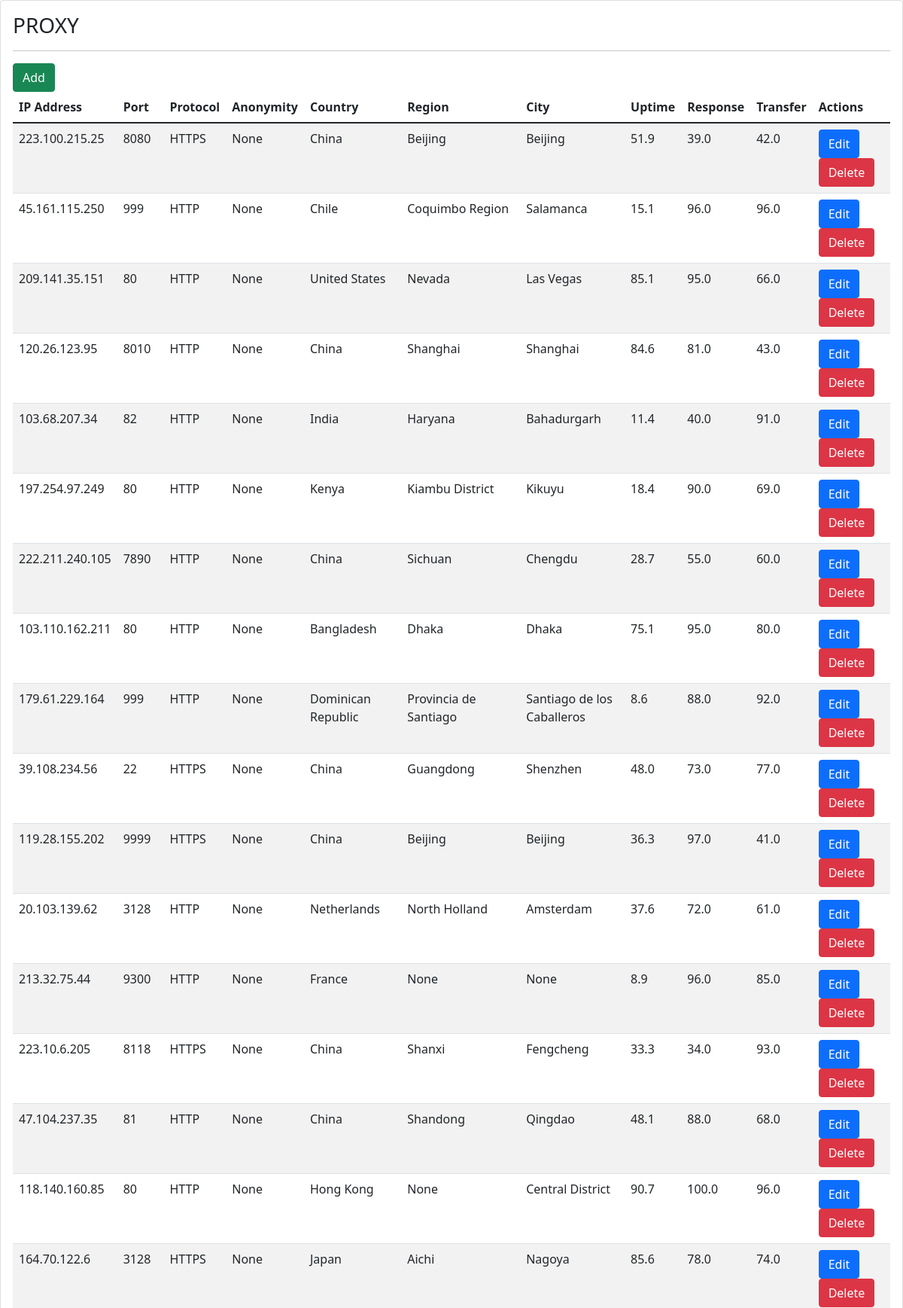
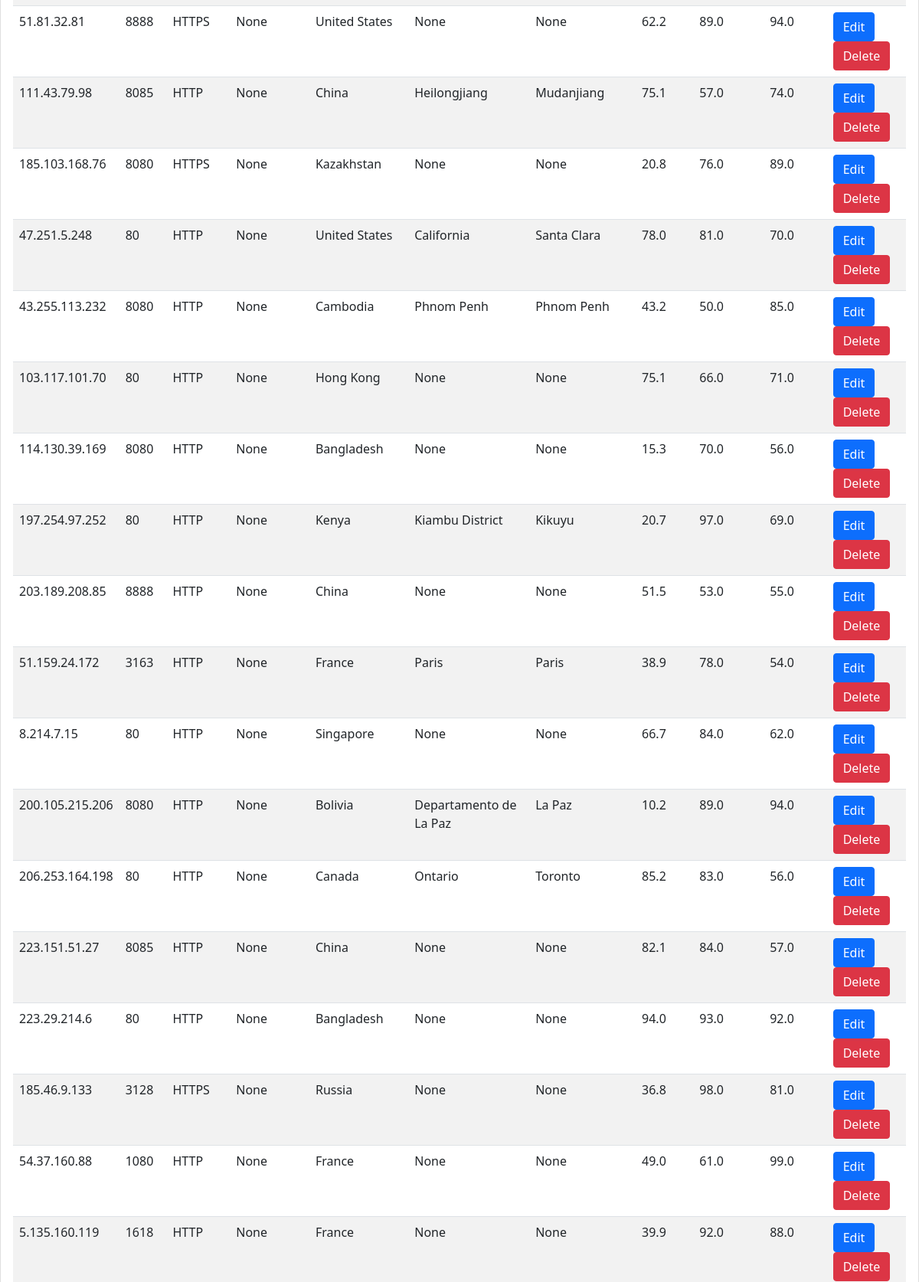
The page / (upper part) on the database its author committed (2 pictures, top to bottom).
### app/models.py (models this page shows)
class Proxylist(models.Model):
    ip_address = models.CharField(max_length=255)
    port = models.IntegerField(blank=True, null=True)
    protocol = models.CharField(max_length=255, blank=True, null=True)
    anonymity = models.CharField(max_length=255, blank=True, null=True)
    country = models.CharField(max_length=255, blank=True, null=True)
    region = models.CharField(max_length=255, blank=True, null=True)
    city = models.CharField(max_length=255, blank=True, null=True)
    uptime = models.FloatField(blank=True, null=True)
    response = models.FloatField(blank=True, null=True)
    transfer = models.FloatField(blank=True, null=True)

### app/views.py (the view)
# urls.py: path('', views.home, name='home'),
def home(request):
    proxyslist = Proxylist.objects.all()
    context = {
        'proxylist' : proxyslist
    }
    return render(request, 'child/home.html', context)

### app/templates/child/home.html
{% extends 'base.html' %}
{% block content %}
<div class="card">
     <div class="card-body">
         <h3>PROXY</h3>
         <hr>
         <a class="btn btn-success" href = "{% url 'addproxy' %}"> Add </a>
         <table class="table table-striped">
            <thead>
                <tr>
                    <th> IP Address </th>
                    <th> Port </th>
                    <th> Protocol </th>
                    <th> Anonymity </th>
                    <th> Country </th>
                    <th> Region </th>
                    <th> City </th>
                    <th> Uptime </th>
                    <th> Response </th>
                    <th> Transfer </th>
                    <th> Actions</th>
                </tr>
            </thead>
            <tbody>
                {% for proxy in proxylist %}
                    <tr>
                        <td>{{ proxy.ip_address }}</td>
                        <td>{{ proxy.port }}</td>
                        <td>{{ proxy.protocol }}</td>
                        <td>{{ proxy.anonymity }}</td>
                        <td>{{ proxy.country }}</td>
                        <td>{{ proxy.region }}</td>
                        <td>{{ proxy.city }}</td>
                        <td>{{ proxy.uptime }}</td>
                        <td>{{ proxy.response }}</td>
                        <td>{{ proxy.transfer }}</td>
                        <td>
                            <a class="btn btn-primary" href="{% url 'editproxy' proxy.id %}">Edit</a>
                            <a class="btn btn-danger" href="{% url 'deleteproxy' proxy.id %}" onclick="return confirm('Are you sure you want to delete this item?')" >Delete</a>
                        </td>
                    </tr>
                {% endfor %}
            </tbody>
         </table>
     </div>
</div>
{% endblock content %}

### app/templates/base.html (shortened to what this page needs)
<!DOCTYPE html>
<html lang="pt-br">
<head>
    <link href="https://cdn.jsdelivr.net/npm/bootstrap@5.1.3/dist/css/bootstrap.min.css" rel="stylesheet">
</head>
<body>
    {% block content %}{% endblock content %}
</body>
</html>

### rows shown on the page
Proxylist: ip_address "223.100.215.25", port "8080", protocol "HTTPS", anonymity "None", country "China", region "Beijing", city "Beijing", uptime "51.9", response "39.0", transfer "42.0"
Proxylist: ip_address "45.161.115.250", port "999", protocol "HTTP", anonymity "None", country "Chile", region "Coquimbo Region", city "Salamanca", uptime "15.1", response "96.0", transfer "96.0"
Proxylist: ip_address "209.141.35.151", port "80", protocol "HTTP", anonymity "None", country "United States", region "Nevada", city "Las Vegas", uptime "85.1", response "95.0", transfer "66.0"
Proxylist: ip_address "120.26.123.95", port "8010", protocol "HTTP", anonymity "None", country "China", region "Shanghai", city "Shanghai", uptime "84.6", response "81.0", transfer "43.0"
Proxylist: ip_address "103.68.207.34", port "82", protocol "HTTP", anonymity "None", country "India", region "Haryana", city "Bahadurgarh", uptime "11.4", response "40.0", transfer "91.0"
Proxylist: ip_address "197.254.97.249", port "80", protocol "HTTP", anonymity "None", country "Kenya", region "Kiambu District", city "Kikuyu", uptime "18.4", response "90.0", transfer "69.0"
Proxylist: ip_address "222.211.240.105", port "7890", protocol "HTTP", anonymity "None", country "China", region "Sichuan", city "Chengdu", uptime "28.7", response "55.0", transfer "60.0"
Proxylist: ip_address "103.110.162.211", port "80", protocol "HTTP", anonymity "None", country "Bangladesh", region "Dhaka", city "Dhaka", uptime "75.1", response "95.0", transfer "80.0"
Proxylist: ip_address "179.61.229.164", port "999", protocol "HTTP", anonymity "None", country "Dominican Republic", region "Provincia de Santiago", city "Santiago de los Caballeros", uptime "8.6", response "88.0", transfer "92.0"
Proxylist: ip_address "39.108.234.56", port "22", protocol "HTTPS", anonymity "None", country "China", region "Guangdong", city "Shenzhen", uptime "48.0", response "73.0", transfer "77.0"
Proxylist: ip_address "119.28.155.202", port "9999", protocol "HTTPS", anonymity "None", country "China", region "Beijing", city "Beijing", uptime "36.3", response "97.0", transfer "41.0"
Proxylist: ip_address "20.103.139.62", port "3128", protocol "HTTP", anonymity "None", country "Netherlands", region "North Holland", city "Amsterdam", uptime "37.6", response "72.0", transfer "61.0"
Proxylist: ip_address "213.32.75.44", port "9300", protocol "HTTP", anonymity "None", country "France", region "None", city "None", uptime "8.9", response "96.0", transfer "85.0"
Proxylist: ip_address "223.10.6.205", port "8118", protocol "HTTPS", anonymity "None", country "China", region "Shanxi", city "Fengcheng", uptime "33.3", response "34.0", transfer "93.0"
Proxylist: ip_address "47.104.237.35", port "81", protocol "HTTP", anonymity "None", country "China", region "Shandong", city "Qingdao", uptime "48.1", response "88.0", transfer "68.0"
Proxylist: ip_address "118.140.160.85", port "80", protocol "HTTP", anonymity "None", country "Hong Kong", region "None", city "Central District", uptime "90.7", response "100.0", transfer "96.0"
Proxylist: ip_address "164.70.122.6", port "3128", protocol "HTTPS", anonymity "None", country "Japan", region "Aichi", city "Nagoya", uptime "85.6", response "78.0", transfer "74.0"
Proxylist: ip_address "51.81.32.81", port "8888", protocol "HTTPS", anonymity "None", country "United States", region "None", city "None", uptime "62.2", response "89.0", transfer "94.0"
Proxylist: ip_address "111.43.79.98", port "8085", protocol "HTTP", anonymity "None", country "China", region "Heilongjiang", city "Mudanjiang", uptime "75.1", response "57.0", transfer "74.0"
Proxylist: ip_address "185.103.168.76", port "8080", protocol "HTTPS", anonymity "None", country "Kazakhstan", region "None", city "None", uptime "20.8", response "76.0", transfer "89.0"
Proxylist: ip_address "47.251.5.248", port "80", protocol "HTTP", anonymity "None", country "United States", region "California", city "Santa Clara", uptime "78.0", response "81.0", transfer "70.0"
Proxylist: ip_address "43.255.113.232", port "8080", protocol "HTTP", anonymity "None", country "Cambodia", region "Phnom Penh", city "Phnom Penh", uptime "43.2", response "50.0", transfer "85.0"
Proxylist: ip_address "103.117.101.70", port "80", protocol "HTTP", anonymity "None", country "Hong Kong", region "None", city "None", uptime "75.1", response "66.0", transfer "71.0"
Proxylist: ip_address "114.130.39.169", port "8080", protocol "HTTP", anonymity "None", country "Bangladesh", region "None", city "None", uptime "15.3", response "70.0", transfer "56.0"
Proxylist: ip_address "197.254.97.252", port "80", protocol "HTTP", anonymity "None", country "Kenya", region "Kiambu District", city "Kikuyu", uptime "20.7", response "97.0", transfer "69.0"
Proxylist: ip_address "203.189.208.85", port "8888", protocol "HTTP", anonymity "None", country "China", region "None", city "None", uptime "51.5", response "53.0", transfer "55.0"
Proxylist: ip_address "51.159.24.172", port "3163", protocol "HTTP", anonymity "None", country "France", region "Paris", city "Paris", uptime "38.9", response "78.0", transfer "54.0"
Proxylist: ip_address "8.214.7.15", port "80", protocol "HTTP", anonymity "None", country "Singapore", region "None", city "None", uptime "66.7", response "84.0", transfer "62.0"
Proxylist: ip_address "200.105.215.206", port "8080", protocol "HTTP", anonymity "None", country "Bolivia", region "Departamento de La Paz", city "La Paz", uptime "10.2", response "89.0", transfer "94.0"
Proxylist: ip_address "206.253.164.198", port "80", protocol "HTTP", anonymity "None", country "Canada", region "Ontario", city "Toronto", uptime "85.2", response "83.0", transfer "56.0"
Proxylist: ip_address "223.151.51.27", port "8085", protocol "HTTP", anonymity "None", country "China", region "None", city "None", uptime "82.1", response "84.0", transfer "57.0"
Proxylist: ip_address "223.29.214.6", port "80", protocol "HTTP", anonymity "None", country "Bangladesh", region "None", city "None", uptime "94.0", response "93.0", transfer "92.0"
Proxylist: ip_address "185.46.9.133", port "3128", protocol "HTTPS", anonymity "None", country "Russia", region "None", city "None", uptime "36.8", response "98.0", transfer "81.0"
Proxylist: ip_address "54.37.160.88", port "1080", protocol "HTTP", anonymity "None", country "France", region "None", city "None", uptime "49.0", response "61.0", transfer "99.0"
Proxylist: ip_address "5.135.160.119", port "1618", protocol "HTTP", anonymity "None", country "France", region "None", city "None", uptime "39.9", response "92.0", transfer "88.0"
